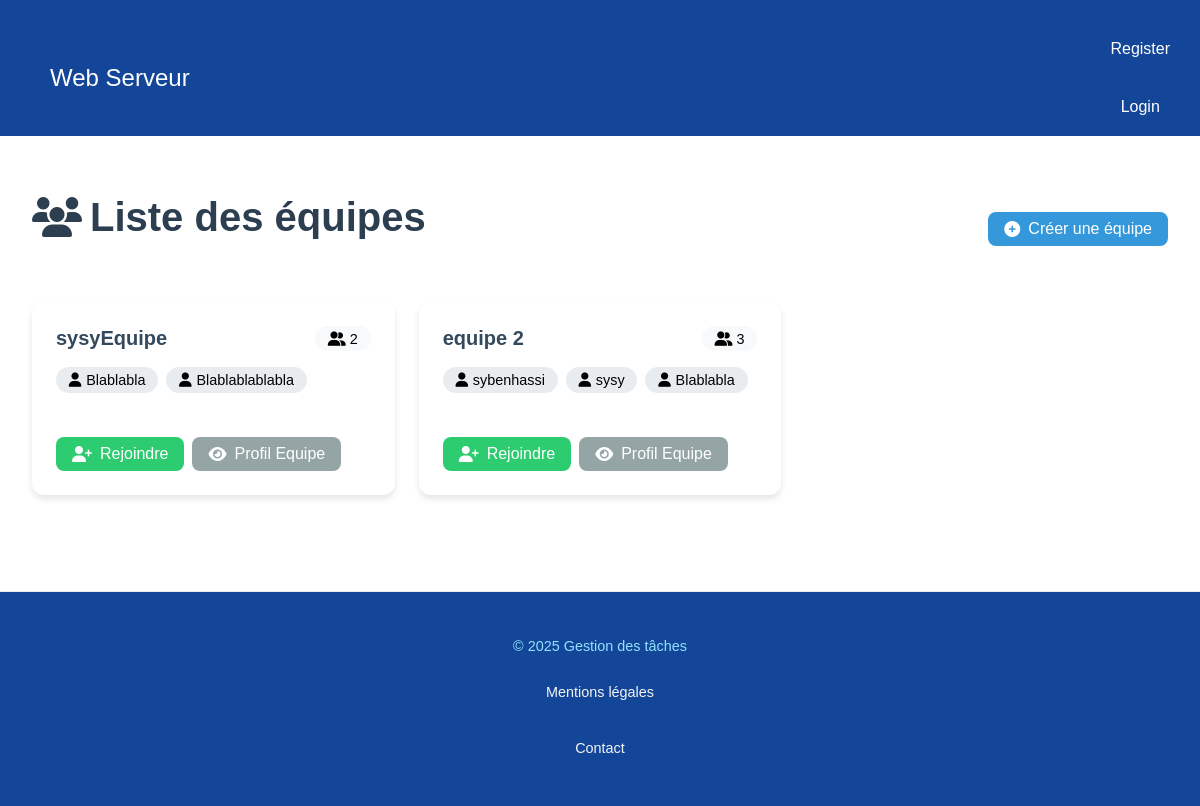
The page /listTeam/ on the database its author committed.
### tasks/models.py (models this page shows, shortened)
class Team(models.Model):
    name = models.CharField(max_length=200)
    members = models.ManyToManyField('User',related_name="teams")
    task_list = models.ManyToManyField('Task')  # Liste des tâches

class User(AbstractUser):
    USERNAME_FIELD='username'
    description = models.CharField(max_length=200)

### tasks/views.py (the view)
# urls.py: path('listTeam/',views.List_team_view, name='listTeam'),
def List_team_view(request):
    teams =Team.objects.all()
    return render(request,'tasks/List_team.html',{'teams' : teams})

### tasks/templates/tasks/List_team.html (shortened to what this page needs)
<!DOCTYPE html>
<html lang="fr">
<head>
    {% load static %}
    <link rel="stylesheet" href="{% static 'styles.css' %}">
    <link rel="stylesheet" href="https://cdnjs.cloudflare.com/ajax/libs/font-awesome/6.4.0/css/all.min.css">
</head>
<body>
     <nav class="navbar">
        <div class="navbar-left">
            <div class="navbar-right">
                <a href="{% url 'home' %}">Web Serveur</a>
            </div>
        </div>
        <div class="navbar-right">
            {% if user.is_authenticated %}
                <p>Connecté : {{ user.username }}</p>
                <a href="{%url 'logout' %}">Se déconnecter</a>
            {% else %}
                <a href="register/">Register</a>
                <a href="login/">Login</a>
            {% endif %}
        </div>
    </nav>
    <main class="container team-container">
        <div class="header-section">
            <h1 class="page-title">
                <i class="fas fa-users"></i> Liste des équipes</h1>
            <a href="{% url 'createTeam' %}" class="btn btn-primary">
                <i class="fas fa-plus-circle"></i> Créer une équipe
            </a>
        </div>
        {% if teams %}
        <div class="team-grid">
            {% for team in teams %}
            <div class="team-card">
                <div class="team-header">
                    <h2 class="team-name">{{ team.name }}</h2>
                    <span class="team-members-count">
                        <i class="fas fa-user-friends"></i> {{ team.members.count }}
                    </span>
                </div>
                <div class="team-members">
                    {% if team.members.all %}
                        {% for member in team.members.all %}
                        <div class="member-badge">
                            <i class="fas fa-user"></i> {{ member.username }}
                        </div>
                        {% endfor %}
                    {% else %}
                        <div class="empty-state">
                            <i class="fas fa-info-circle"></i> Aucun membre
                        </div>
                    {% endif %}
                </div>
                <div class="team-actions">
                    {% if user in team.members.all %}
                        <a href="{% url 'quitTeam' team.id %}" class="btn btn-warning">
                            <i class="fas fa-sign-out-alt"></i> Quitter
                        </a>
                    {% else %}
                        <a href="{% url 'joinTeam' team.id %}" class="btn btn-success">
                            <i class="fas fa-user-plus"></i> Rejoindre
                        </a>
                    {% endif %}
                    <a href="{% url 'teamProfile' team.id %}" class="btn btn-secondary">
                        <i class="fas fa-eye"></i> Profil Equipe
                    </a>
                </div>
            </div>
            {% endfor %}
        </div>
        {% else %}
        <div class="empty-state">
            <i class="fas fa-users-slash"></i>
            <h3>Aucune équipe disponible</h3>
            <p>Créez la première équipe pour commencer !</p>
        </div>
        {% endif %}
    </main>
    <footer class="footer">
        <div class="container">
            <p class="footer-text">
                © 2025 Gestion des tâches
                <a> Mentions légales</a>
                <a> Contact</a>
            </p>
        </div>
    </footer>
</body>
</html>

### tasks/static/styles.css (style rules this page uses)
body { margin: 0; font-family: Arial, sans-serif; }
.navbar { display: flex; justify-content: space-between; align-items: center; background-color: #134698; padding: 10px 20px; color: rgb(255, 255, 255); }
.navbar-left { font-size: 1.5em; font-weight: bold; }
.navbar-right a { color: white; text-decoration: none; margin-left: 20px; font-weight: 500; }
h1 { color: #134698; margin-bottom: 30px; }
a { display: block; padding: 10px; text-align: center; margin-top: 20px; color: #134698; text-decoration: none; font-weight: 500; }
.btn { padding: 10px 20px; border: none; border-radius: 4px; cursor: pointer; }
.team-container { padding: 2rem; max-width: 1200px; margin: 0 auto; }
.header-section { display: flex; justify-content: space-between; align-items: center; margin-bottom: 2rem; }
.page-title { font-size: 2.5rem; color: #2c3e50; display: flex; align-items: center; gap: 0.5rem; }
.team-grid { display: grid; grid-template-columns: repeat(auto-fill, minmax(300px, 1fr)); gap: 1.5rem; }
.team-card { background: #ffffff; border-radius: 12px; padding: 1.5rem; box-shadow: 0 4px 6px rgba(0, 0, 0, 0.1); transition: transform 0.2s ease; }
.team-header { display: flex; justify-content: space-between; align-items: center; margin-bottom: 1rem; }
.team-name { font-size: 1.25rem; color: #34495e; margin: 0; }
.team-members-count { background: #f8f9fa; padding: 0.3rem 0.8rem; border-radius: 20px; font-size: 0.9rem; }
.team-members { display: flex; flex-wrap: wrap; gap: 0.5rem; margin-bottom: 1.5rem; }
.member-badge { background: #e9ecef; padding: 0.3rem 0.8rem; border-radius: 20px; font-size: 0.9rem; display: flex; align-items: center; gap: 0.3rem; }
.team-actions { display: flex; flex-wrap: wrap; gap: 0.5rem; margin-top: 1rem; }
.btn { padding: 0.5rem 1rem; border-radius: 8px; border: none; cursor: pointer; display: inline-flex; align-items: center; gap: 0.5rem; transition: opacity 0.2s ease; }
.btn-primary { background: #3498db; color: white; }
.btn-secondary { background: #95a5a6; color: white; }
.btn-success { background: #2ecc71; color: white; }
.footer { background-color: #134698; padding: 2rem 0; margin-top: 4rem; border-top: 1px solid #e9ecef; }
.footer .container { max-width: 1200px; margin: 0 auto; text-align: center; }
.footer-text { color: #91e2ff; font-size: 0.9rem; margin-bottom: 0.5rem; }
.footer-text a { color: #f4f4f4; text-decoration: none; transition: color 0.2s; }

### rows shown on the page
Team: name "sysyEquipe", members.count "2", shows "Rejoindre"
User: username "Blablabla"
User: username "Blablablablabla"
Team: name "equipe 2", members.count "3", shows "Rejoindre"
User: username "sybenhassi"
User: username "sysy"
